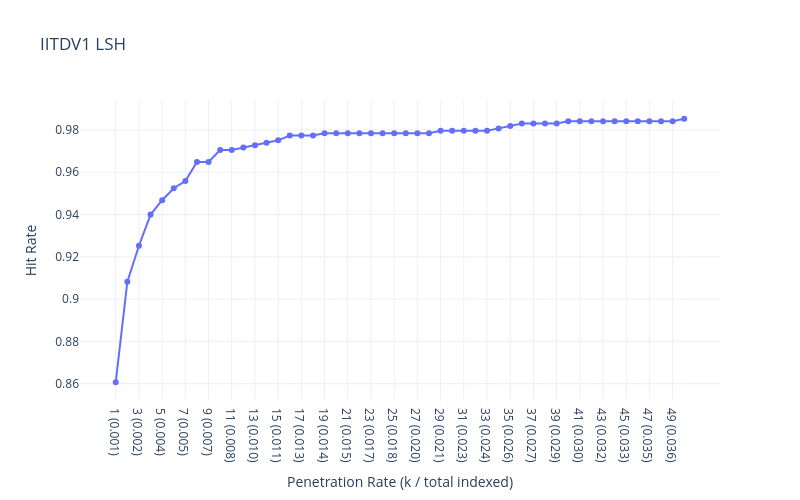

Notebook code for this chart:
### Code cell
plot_hit_rate_plotly_topk(x_labels, hit_rates,23,"IITDV1 LSH")

### Figure 1 — Plotly figure (JSON) as saved in the notebook; plotly's stock layout.template omitted (floating-point values rounded to 4 significant figures)
{"data": [{"line": {"width": 2}, "marker": {"size": 6}, "mode": "lines+markers", "name": "efSearch=23", "type": "scatter", "x": ["1 (0.001)", "2 (0.001)", "3 (0.002)", "4 (0.003)", "5 (0.004)", "6 (0.004)", "7 (0.005)", "8 (0.006)", "9 (0.007)", "10 (0.007)", "11 (0.008)", "12 (0.009)", "13 (0.010)", "14 (0.010)", "15 (0.011)", "16 (0.012)", "17 (0.013)", "18 (0.013)", "19 (0.014)", "20 (0.015)", "21 (0.015)", "22 (0.016)", "23 (0.017)", "24 (0.018)", "25 (0.018)", "26 (0.019)", "27 (0.020)", "28 (0.021)", "29 (0.021)", "30 (0.022)", "31 (0.023)", "32 (0.024)", "33 (0.024)", "34 (0.025)", "35 (0.026)", "36 (0.027)", "37 (0.027)", "38 (0.028)", "39 (0.029)", "40 (0.029)", "41 (0.030)", "42 (0.031)", "43 (0.032)", "44 (0.032)", "45 (0.033)", "46 (0.034)", "47 (0.035)", "48 (0.035)", "49 (0.036)", "50 (0.037)"], "y": [0.8607, 0.9083, 0.9253, 0.94, 0.9468, 0.9524, 0.9558, 0.9649, 0.9649, 0.9706, 0.9706, 0.9717, 0.9728, 0.974, 0.9751, 0.9773, 0.9773, 0.9773, 0.9785, 0.9785, 0.9785, 0.9785, 0.9785, 0.9785, 0.9785, 0.9785, 0.9785, 0.9785, 0.9796, 0.9796, 0.9796, 0.9796, 0.9796, 0.9807, 0.9819, 0.983, 0.983, 0.983, 0.983, 0.9841, 0.9841, 0.9841, 0.9841, 0.9841, 0.9841, 0.9841, 0.9841, 0.9841, 0.9841, 0.9853]}], "layout": {"height": 500, "hovermode": "x unified", "title": {"text": "IITDV1 LSH"}, "width": 800, "xaxis": {"title": {"text": "Penetration Rate (k / total indexed)"}}, "yaxis": {"title": {"text": "Hit Rate"}}}}
